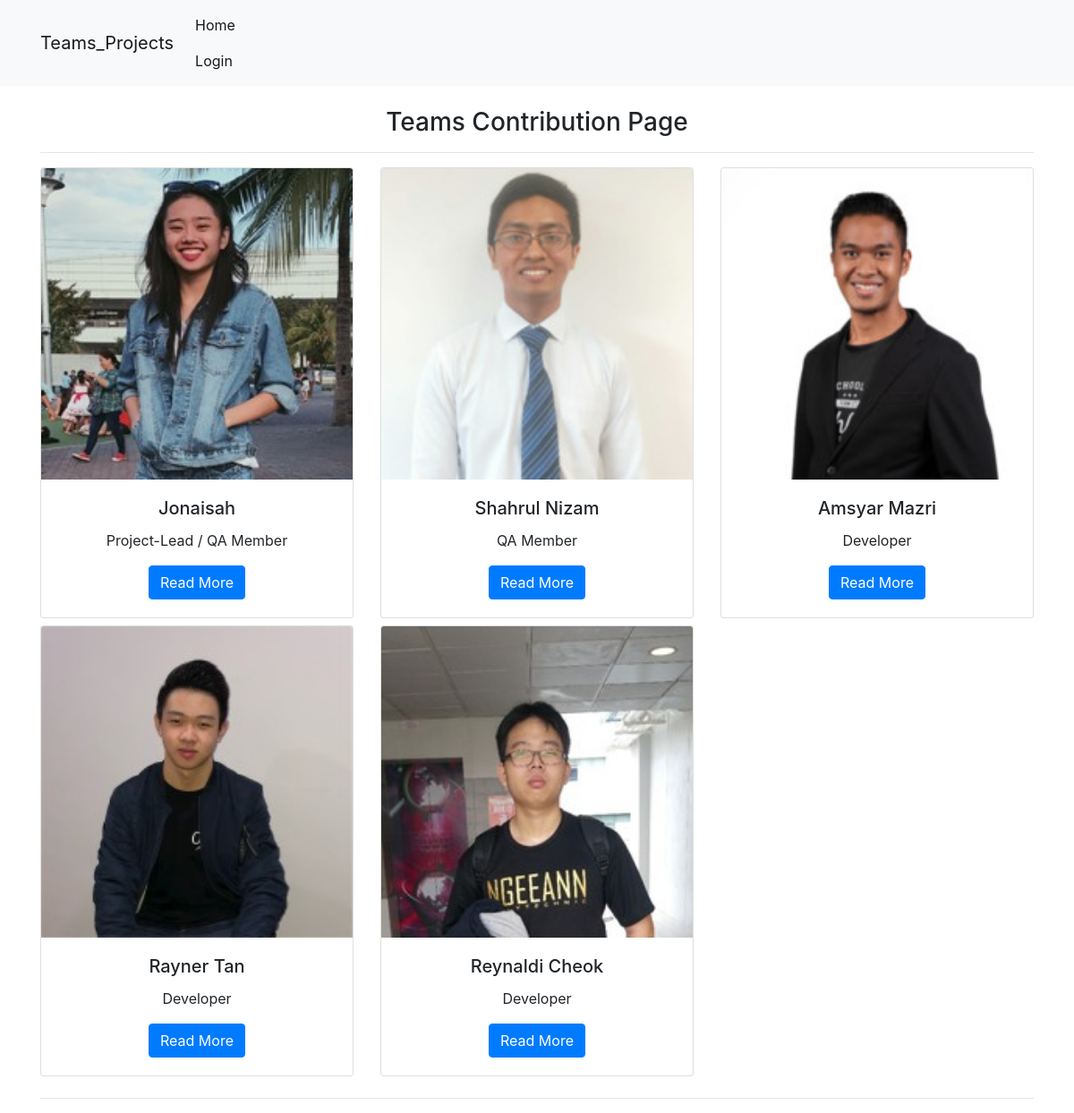
/projects/, run on the app's committed database.
### projects/models.py (models this page shows)
class Project(models.Model):
    title = models.CharField(max_length=100)
    description = models.TextField()
    technology = models.CharField(max_length=20)
    image = models.FilePathField(path="/img")

### projects/views.py (the view)
# urls.py: path("", views.project_index, name="project_index"),
def project_index(request):
    projects = Project.objects.all()
    context = {"projects": projects}
    return render(request, "project_index.html", context)

### templates/project_index.html (shortened to what this page needs)
{% extends 'base-new.html' %}
{% load static %}
{% block page_content %}
<br>
<h3><center>Teams Contribution Page<center></h3>
<h6><center> </h6><center>
 <hr>
<div class="row">
{% for project in projects %}
    <div class="col-md-4">
        <div class="card mb-2">
            <img class="card-img-top" src="{% static project.image %}">
            <div class="card-body">
                <h5 class="card-title">{{ project.title }}</h5>
                <p class="card-text">{{ project.description }}</p>
                <a href="{% url 'project_detail' project.pk %}"
                   class="btn btn-primary">
                    Read More
                </a>
            </div>
        </div>
    </div>
    {% endfor %}
</div>
<hr>
{% endblock %}

### data on the page
Project: image (picture), title "Jonaisah", description "Project-Lead / QA Member"
Project: image (picture), title "Shahrul Nizam", description "QA Member"
Project: image (picture), title "Amsyar Mazri", description "Developer"
Project: image (picture), title "Rayner Tan", description "Developer"
Project: image (picture), title "Reynaldi Cheok", description "Developer"
